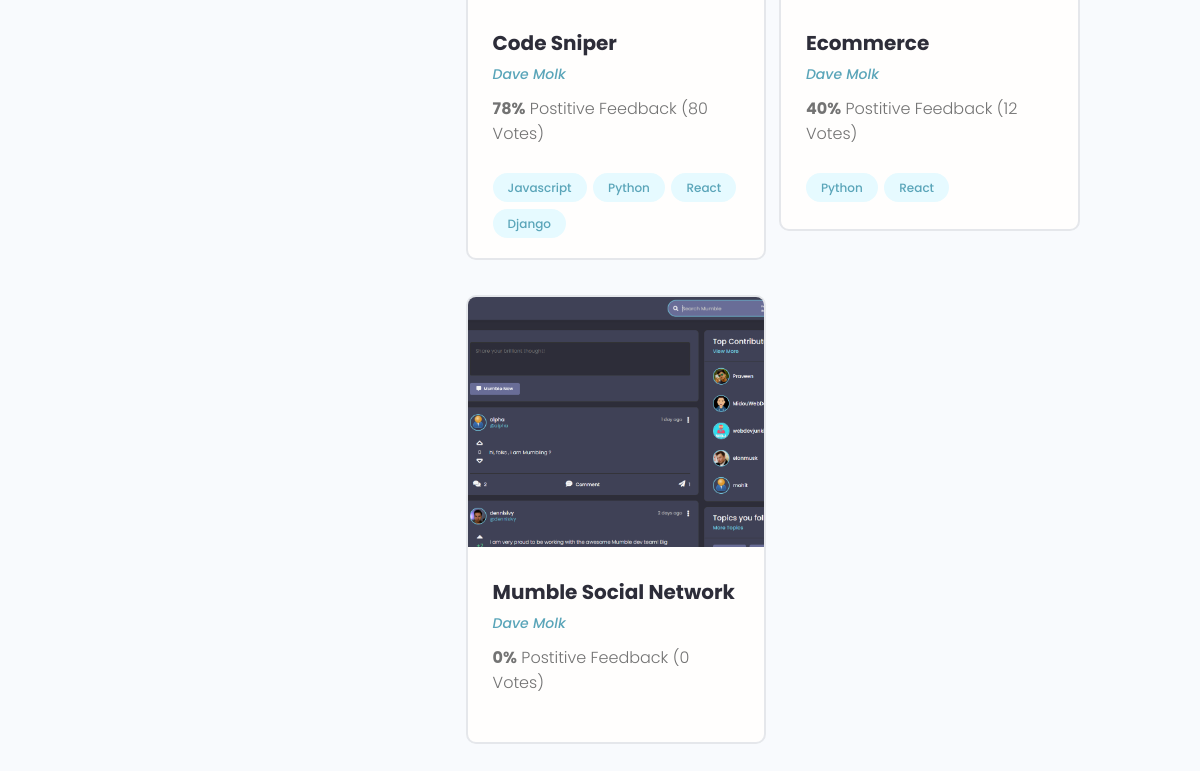
The app's page /profile/22d21648-63e9-44e6-b60c-79003eee2837/ (lower part), older data.
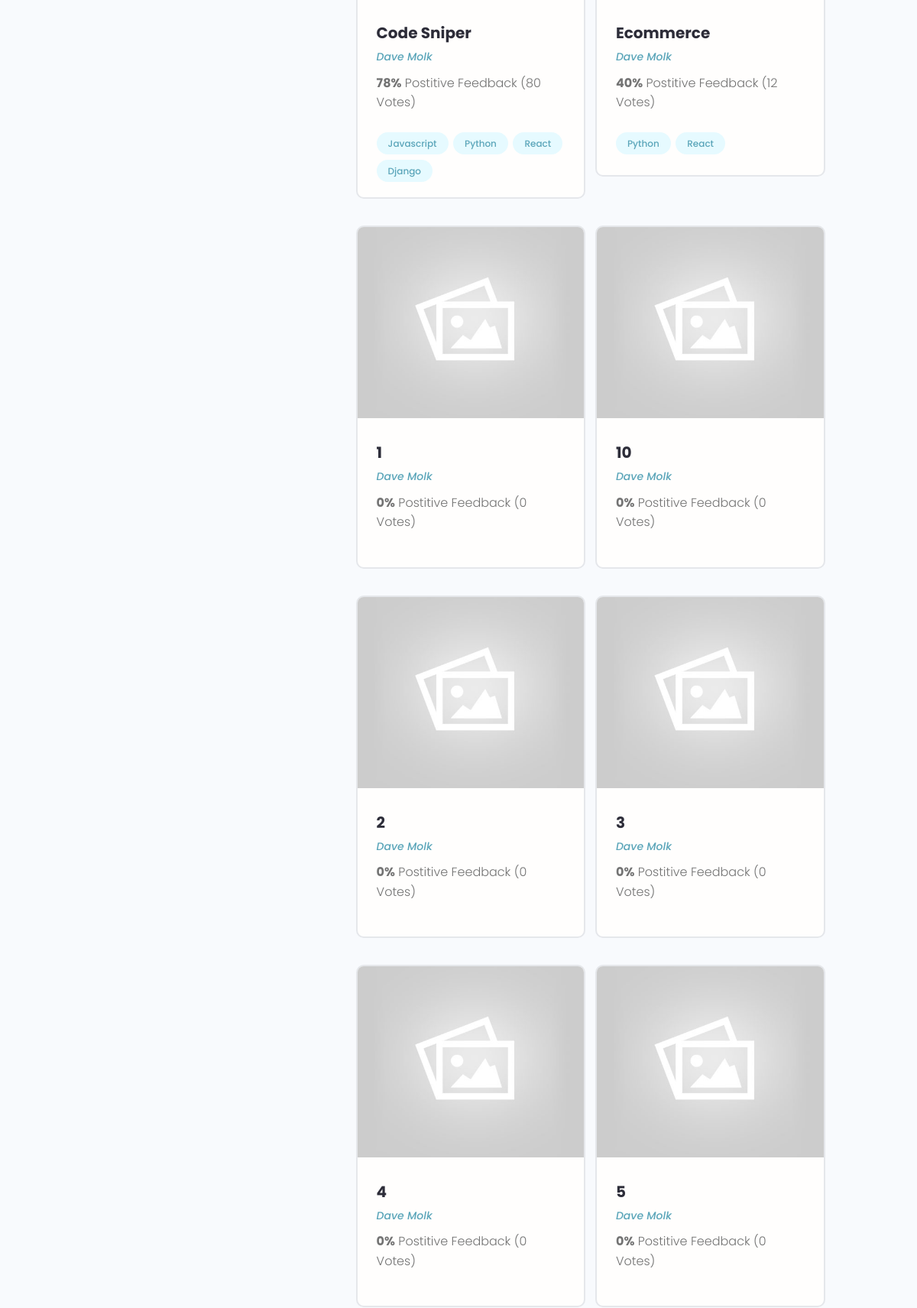
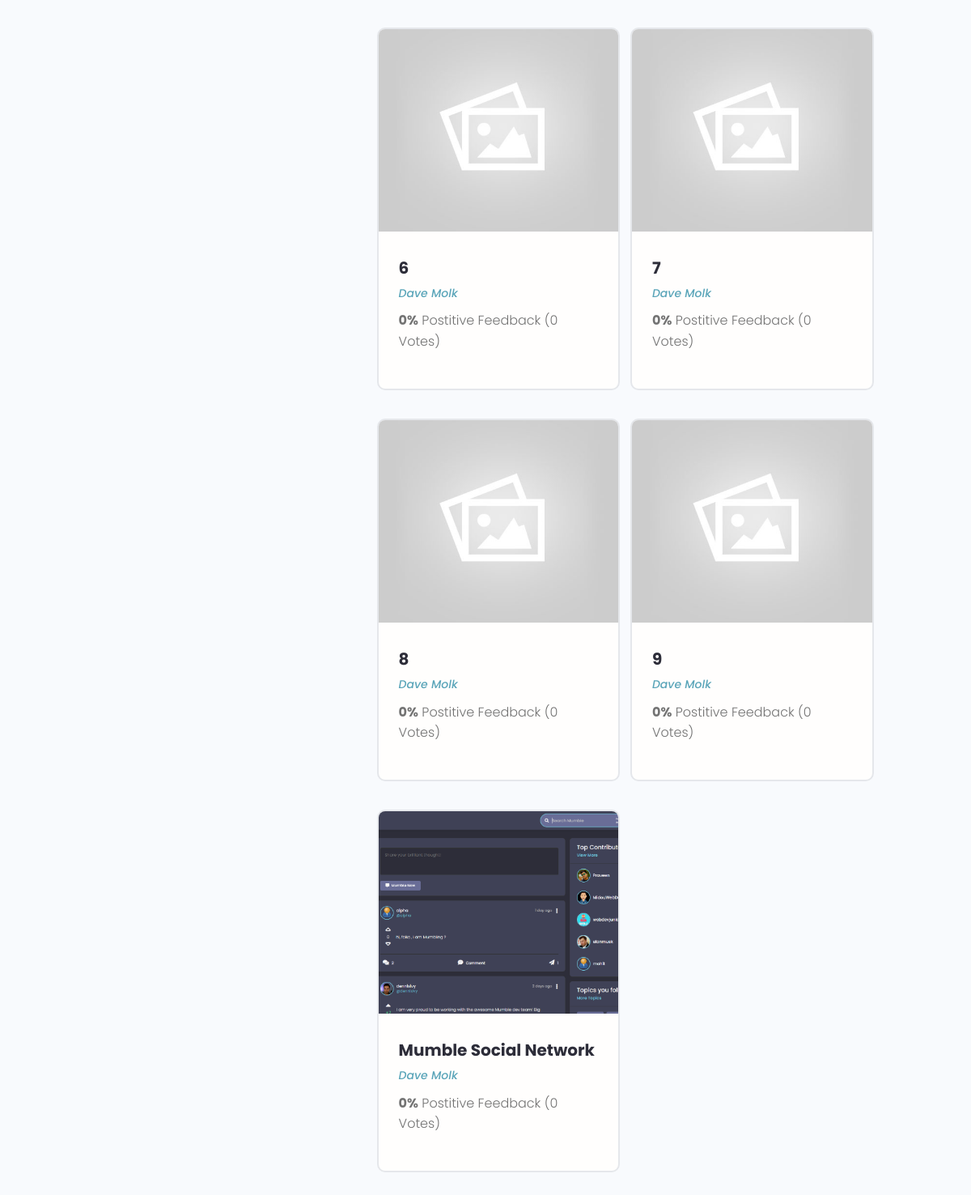
The same page, newer data (2 pictures, top to bottom).
### projects/models.py (models this page shows, shortened)
class Project(models.Model):
    owner = models.ForeignKey(Profile, null=True, blank=True, on_delete=models.SET_NULL)
    title = models.CharField(max_length=100)
    description = models.TextField(null=True, blank=True)
    featured_image = models.ImageField(null=True, blank=True, default='default.jpg')
    demo_link = models.CharField(max_length=2000, null=True, blank=True)
    source_link = models.CharField(max_length=2000, null=True, blank=True)
    vote_total = models.IntegerField(default=0, null=True, blank=True)
    vote_ratio = models.IntegerField(default=0, null=True, blank=True)
    tags = models.ManyToManyField('Tag', blank=True)
    created = models.DateTimeField(auto_now_add=True)
    id = models.UUIDField(default=uuid.uuid4, unique=True, primary_key=True, editable=False)
    class Meta:
        ordering = ['-vote_ratio', '-vote_total', 'title']

class Tag(models.Model):
    name = models.CharField(max_length=200)
    created = models.DateTimeField(auto_now_add=True)
    id = models.UUIDField(default=uuid.uuid4, unique=True, primary_key=True, editable=False)
    def __str__(self):
        return self.name

### user/models.py (models this page shows, shortened)
class Profile(models.Model):
    user = models.OneToOneField(
        User, on_delete=models.CASCADE, null=True, blank=True)
    name = models.CharField(max_length=200, blank=True, null=True)
    email = models.EmailField(max_length=500, blank=True, null=True)
    username = models.CharField(max_length=200, blank=True, null=True)
    location = models.CharField(max_length=200, blank=True, null=True)
    short_intro = models.CharField(max_length=200, blank=True, null=True)
    bio = models.TextField(blank=True, null=True)
    profile_image = models.ImageField(
        null=True, blank=True, upload_to='profiles/', default="profiles/user-default.png")
    social_github = models.CharField(max_length=200, blank=True, null=True)
    social_twitter = models.CharField(max_length=200, blank=True, null=True)
    social_linkedin = models.CharField(max_length=200, blank=True, null=True)
    social_youtube = models.CharField(max_length=200, blank=True, null=True)
    social_website = models.CharField(max_length=200, blank=True, null=True)
    created = models.DateTimeField(auto_now_add=True)
    id = models.UUIDField(default=uuid.uuid4, unique=True,
                          primary_key=True, editable=False)

### user/views.py (the view)
# urls.py: path('profile/<str:pk>/', views.userProfile, name='user-profile'),
def userProfile(request, pk):
    profile = Profile.objects.get(id=pk)
    topSkills = profile.skill_set.exclude(description__exact='')
    otherSkills = profile.skill_set.filter(description='')
    context = {'profile': profile, 'topSkills': topSkills, 'otherSkills': otherSkills}
    return render(request, 'user/user-profile.html', context)

### user/models.py (called while the page is built)
    def __str__(self):
        return str(self.name)

### user/templates/user/user-profile.html (shortened to what this page needs)
{% extends 'main.html' %}
{% block content %}
<main class="profile my-md">
    <div class="container">
      <div class="layout">
        <div class="column column--1of3">
        </div>
        <div class="column column--2of3">
          <div class="devInfo">
            <div class="grid grid--two">
              {% for project in profile.project_set.all %}
              <div class="column">
                <div class="card project">
                  <a href="single-project.html" class="project">
                    <img class="project__thumbnail" src="{{project.featured_image.url}}" alt="project thumbnail" />
                    <div class="card__body">
                      <h3 class="project__title">{{project.title}}</h3>
                      <p><a class="project__author" href="{% url 'user-profile' project.owner.id %}">{{project.owner.name}}</a></p>
                      <p class="project--rating">
                        <span style="font-weight: bold;">{{project.vote_ratio}}%</span> Postitive
                        Feedback ({{project.vote_total}} Vote{{project.vote_total|pluralize:"s"}})
                      </p>
                      <div class="project__tags">
                        {% for tag in project.tags.all %}
                        <span class="tag tag--pill tag--main">
                          <small>{{tag}}</small>
                        </span>
                        {% endfor %}
                      </div>
                    </div>
                  </a>
                </div>
              </div>
              {% endfor %}
            </div>
          </div>
        </div>
      </div>
    </div>
  </main>
{% endblock %}

### templates/main.html (shortened to what this page needs)
<!DOCTYPE html>
{% load static %}
<html>
    <head>
        <link rel="stylesheet" href="https://cdn.iconmonstr.com/1.3.0/css/iconmonstr-iconic-font.min.css" />
        <link rel="stylesheet" href="{% static 'uikit/styles/uikit.css' %}" />
        <link rel="stylesheet" href="{% static 'styles/app.css' %}" />
    </head>
    <body>
        {% block content %}
        {% endblock %}
    </body>
</html>

### templates/navbar.html (shortened to what this page needs)
{% load static %}

### static/styles/app.css (style rules this page uses)
:root { --color-sub: #2d2d39; }
.card { border: 2px solid var(--color-light); }
img { width: 100%; }
.devInfo { margin-bottom: 3rem; }
.project__author { font-size: 1.4rem; font-style: italic; }
.project--rating { margin-bottom: 1.6em; margin-top: .5em; }
.project__thumbnail { height: 25rem; object-fit: cover; object-position: top center; }
.project__title { font-size: 2rem; font-weight: 700; color: var(--color-sub); }

### static/uikit/styles/modules/_variables.css (style rules this page uses)
:root { --color-main: #5aa5b9; --color-main-light: #e6faff; --color-sub: #3f4156; --color-sub-light: #51546e; --color-sub-lighter: #ededfd; --color-text: #737373; --color-gray: #8b8b8b; --color-light: #e5e7eb; --color-light-gray: #767676; --color-bg: #f8fafd; --color-white: #fffefd; --color-white-light: #f3f3f3; --color-success: #359e64; --color-success-bg: #def8e8; --color-error: #fc4b0b; --color-error-bg: #fff2ee; --font-base: 'Poppins', arial, helvetica, 'Segoe UI', roboto, ubuntu, sans-serif; --font-monospace: 'Fira Code', 'Courier New', courier, monospace; --font-regular: 300; --font-medium: 500; --font-bold: 700; --generic-shadow: 1px 1px 5px #00000010; --generic-transition: all 0.3s ease-in-out; }

### static/uikit/styles/modules/_base.css (style rules this page uses)
* { margin: 0; padding: 0; box-sizing: border-box; text-rendering: optimizeLegibility; color: inherit; font-size: inherit; }
html { font-size: 50%; }
@media only screen and (min-width: 480px) { html { font-size: 56.25%; } }
@media only screen and (min-width: 1200px) { html { font-size: 62.5%; } }
body { line-height: 1.6; font-weight: 400; font-size: 1.5rem; color: var(--color-text); background-color: var(--color-bg); min-height: 100vh; }

### static/uikit/styles/modules/_typography.css (style rules this page uses)
* { font-family: var(--font-base); }
h3 { font-size: 3.2rem; font-weight: var(--font-medium); }
p, span, strong { font-size: 1.6rem; color: var(--color-text); font-weight: var(--font-regular); }
a { padding-bottom: 2px; text-decoration: none; display: inline-block; color: var(--color-main); font-weight: var(--font-medium); }

### static/uikit/styles/modules/_utilities.css (style rules this page uses)
.container { width: 92%; max-width: 165rem; margin: 0 auto; box-sizing: border-box; }
@media screen and (min-width: 1000px) { .container { width: 90%; } }
@media screen and (min-width: 1200px) { .container { width: 80%; } }
.my-md { margin: 3rem auto; }

### static/uikit/styles/modules/_card.css (style rules this page uses)
.card { border-radius: 1rem; background-color: var(--color-white); border: 1.5px solid var(--color-light); width: auto; height: auto; margin-top: 0.5rem; margin-bottom: 0.5rem; overflow: hidden; }
.card__body, .card__header { padding: 2rem 2.5rem; }

### static/uikit/styles/modules/_tag.css (style rules this page uses)
.tag { display: inline-flex; align-items: center; background-color: var(--color-sub); height: -webkit-fit-content; height: -moz-fit-content; height: fit-content; width: -webkit-fit-content; width: -moz-fit-content; width: fit-content; border-radius: 0.5rem; padding: 0.5rem 1.5rem; font-size: 1.2rem; cursor: pointer; }
.tag:not(:last-child) { margin-right: 0.25rem; margin-bottom: 0.75rem; }
.tag > small { color: var(--color-white); }
.tag--pill { border-radius: 5rem; }
.tag--main, .tag--main > small { background: var(--color-main-light); color: var(--color-main); font-weight: 500; }

### static/uikit/styles/modules/_grid.css (style rules this page uses)
.grid { display: flex; flex-wrap: wrap; justify-content: flex-start; align-items: stretch; }
.grid > .column { min-width: 28rem; margin-bottom: 2.5rem; }
.grid--two > .column { flex-basis: 100%; }
@media screen and (min-width: 800px) { .grid--two { margin-right: -2%; } }
@media screen and (min-width: 800px) { .grid--two > .column { margin-right: 2%; } }
@media screen and (min-width: 800px) { .grid--two > .column { flex-basis: 48%; } }

### static/uikit/styles/modules/_layout.css (style rules this page uses)
.layout { display: flex; flex-flow: row wrap; justify-content: space-between; }
.layout > .column { margin-bottom: 3rem; }
.layout > .column.column--1of3 { flex-basis: 30%; }
.layout > .column.column--2of3 { flex-basis: 64%; }

Row changes from the older to the newer data that the page shows:
added Project: featured_image (placeholder picture), title "1", owner.name "Dave Molk", vote_ratio "0", vote_total "0"
added Project: featured_image (placeholder picture), title "10", owner.name "Dave Molk", vote_ratio "0", vote_total "0"
added Project: featured_image (placeholder picture), title "2", owner.name "Dave Molk", vote_ratio "0", vote_total "0"
added Project: featured_image (placeholder picture), title "3", owner.name "Dave Molk", vote_ratio "0", vote_total "0"
added Project: featured_image (placeholder picture), title "4", owner.name "Dave Molk", vote_ratio "0", vote_total "0"
added Project: featured_image (placeholder picture), title "5", owner.name "Dave Molk", vote_ratio "0", vote_total "0"
added Project: featured_image (placeholder picture), title "6", owner.name "Dave Molk", vote_ratio "0", vote_total "0"
added Project: featured_image (placeholder picture), title "7", owner.name "Dave Molk", vote_ratio "0", vote_total "0"
added Project: featured_image (placeholder picture), title "8", owner.name "Dave Molk", vote_ratio "0", vote_total "0"
added Project: featured_image (placeholder picture), title "9", owner.name "Dave Molk", vote_ratio "0", vote_total "0"
